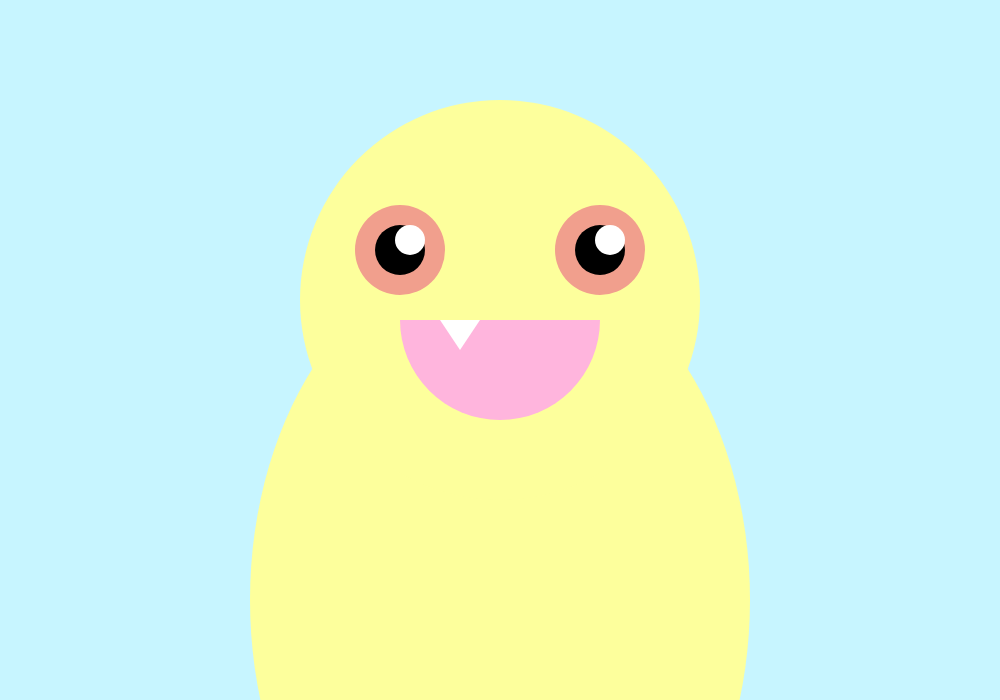
Frame 1 (no input)
Frame 60 (no input): identical to frame 1, image omitted
Frame 120 (the mouse pressed at the canvas centre since frame 60): identical to frame 1, image omitted

The p5.js sketch that drew this single still picture (run headless with seeded random() and noise() and a simulated clock; from frame 60 on, the mouse is pressed at the canvas centre):

// p5.js sketch
// ── sketch.js

function setup() {
createCanvas(1000,700);

}
function draw() {
background( 'rgb(199, 245, 255)' );


fill('rgb(253, 255, 156)');
stroke('rgb(253, 255, 156)');
strokeWeight();
ellipse(500,600,500,700)
ellipse(500,300,400,400);

fill('rgb(241, 159, 141)');
stroke('rgb(241, 159, 141)');
strokeWeight();
ellipse(400,250,90,90);
ellipse(600,250,90,90);

fill('rgb(255, 181, 221)');
stroke('rgb(255, 181, 221)');
strokeWeight();
arc( 500, 320, 200, 200, 0, PI );

fill('white');
stroke('white');
strokeWeight();
triangle(460, 350, 480, 320, 440, 320);

fill('black');
stroke('black');
strokeWeight(50)
point(400,250);
point(600,250);

fill('white');
stroke('white');
strokeWeight();
ellipse(410,240,30,30);
ellipse(610, 240, 30, 30);
}
